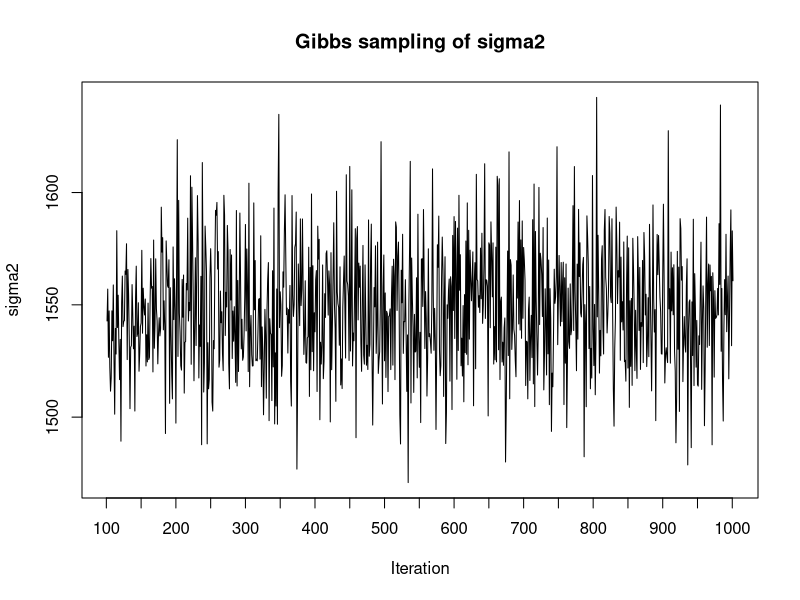
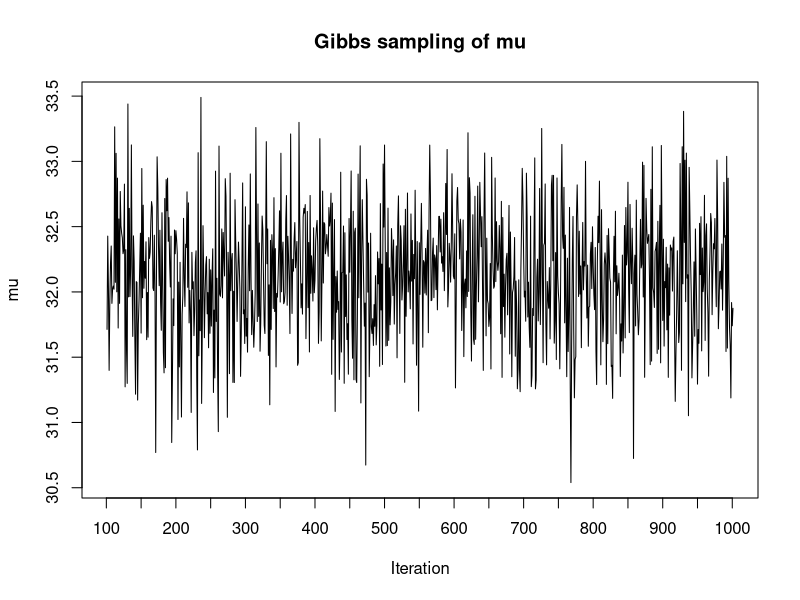
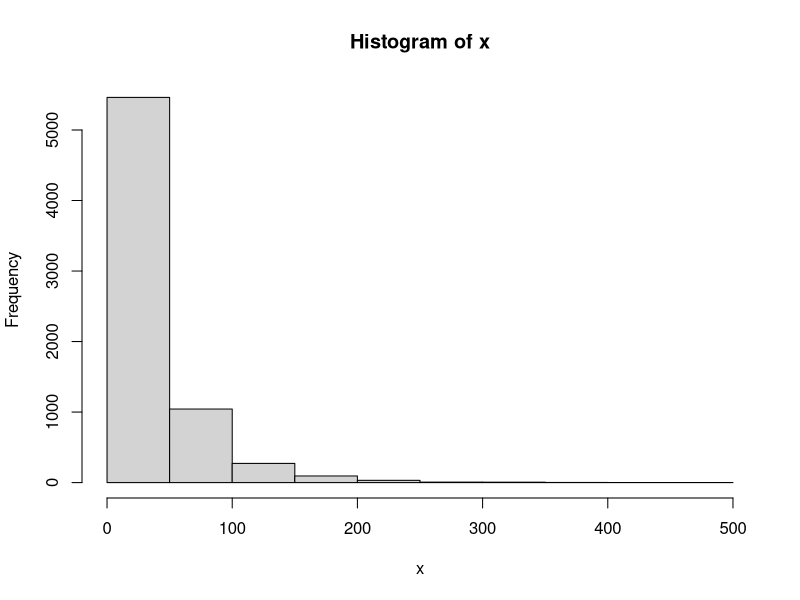

The R script that drew these images, in order: (Note: a time limit stopped this script after it produced the figures.)
#Question 1

rain<-read.table("Rainfall.dat",header=FALSE)
data <- rain

#a) Normal model:
mu0<-0
tau20 <-50
nu0 <-5
sigma20 <-20


gibbs_sampler <- function(iter, data, mu0, tau20, nu0, sigma20){
  N <- nrow(data)
  x_bar <- mean(data$V1)
  nun <- nu0+N
  mu <- rnorm(1,mu0, sqrt(tau20))
  sigma2 <- nu0*sigma20/rchisq(1,nu0)
  results <- matrix(ncol=2,nrow=iter+1)
  results[1,1]<-mu
  results[1,2]<-sigma2
  colnames(results)<-c("mu", "sigma2")
  
  for(i in 1:iter){
    w <- (N/results[i,2])/((N/results[i,2])+(1/tau20))
    mun <- w*x_bar+(1-w)*mu0
    tau2n <- 1/((N/results[i,2])+(1/tau20))
    mu <- rnorm(1,mun, sqrt(tau2n))
    para_n <- (nu0*sigma20+sum((data$V1-mu)^2))/nun
    sigma2 <- nun*para_n/rchisq(1,nun) 
    results[i+1,]<-c(mu, sigma2)
  }
  results
}
burn_in <- 100
n <- 1000
rain_gibbs<-gibbs_sampler(n,rain, mu0, tau20, nu0, sigma20)
rain_gibbs <- as.data.frame(rain_gibbs)

plot(rain_gibbs$sigma2[burn_in:n], xaxt="n",type="l", xlab="Iteration", ylab="sigma2", main ="Gibbs sampling of sigma2")
axis(1, at=seq(0,(n-burn_in), by=50), labels=seq(burn_in,n, by=50))
plot(rain_gibbs$mu[burn_in:n], xaxt="n", type="l", xlab="Iteration", ylab="mu", main ="Gibbs sampling of mu")
axis(1, at=seq(0,(n-burn_in), by=50), labels=seq(burn_in,n, by=50))

post_mu <- mean(rain_gibbs$mu[burn_in:n])
post_sigma2 <- mean(rain_gibbs$sigma2[burn_in:n])


####### b) Mixture normal model

# Data options

rawData <- rain
x <- as.matrix(rawData)

# Model options
nComp <- 2    # Number of mixture components

# Prior options
alpha <- 10*rep(1,nComp) # Dirichlet(alpha)
muPrior <- rep(0,nComp) # Prior mean of mu
tau2Prior <- rep(10,nComp) # Prior std of mu
sigma2_0 <- rep(var(x),nComp) # s20 (best guess of sigma2)
nu0 <- rep(4,nComp) # degrees of freedom for prior on sigma2

# MCMC options
nIter <- 1000 # Number of Gibbs sampling draws

# Plotting options
plotFit <- TRUE
# lineColors <- c("blue", "green", "magenta", 'yellow')
# sleepTime <- 0.1 # Adding sleep time between iterations for plotting
################   END USER INPUT ###############

###### Defining a function that simulates from the 
rScaledInvChi2 <- function(n, df, scale){
  return((df*scale)/rchisq(n,df=df))
}

####### Defining a function that simulates from a Dirichlet distribution
rDirichlet <- function(param){
  nCat <- length(param)
  piDraws <- matrix(NA,nCat,1)
  for (j in 1:nCat){
    piDraws[j] <- rgamma(1,param[j],1)
  }
  piDraws = piDraws/sum(piDraws) # Diving every column of piDraws by the sum of the elements in that column.
  return(piDraws)
}

# Simple function that converts between two different representations of the mixture allocation
S2alloc <- function(S){
  n <- dim(S)[1]
  alloc <- rep(0,n)
  for (i in 1:n){
    alloc[i] <- which(S[i,] == 1)
  }
  return(alloc)
}

# Initial value for the MCMC
nObs <- length(x)
S <- t(rmultinom(nObs, size = 1 , prob = rep(1/nComp,nComp))) # nObs-by-nComp matrix with component allocations.
mu <- quantile(x, probs = seq(0,1,length = nComp))
sigma2 <- rep(var(x),nComp)
probObsInComp <- rep(NA, nComp)

# Setting up the plot
xGrid <- seq(min(x)-1*apply(x,2,sd),max(x)+1*apply(x,2,sd),length = 100)
xGridMin <- min(xGrid)
xGridMax <- max(xGrid)
mixDensMean <- rep(0,length(xGrid))
effIterCount <- 0
ylim <- c(0,2*max(hist(x)$density))


for (k in 1:nIter){
  #message(paste('Iteration number:',k))
  alloc <- S2alloc(S) # Just a function that converts between different representations of the group allocations
  nAlloc <- colSums(S)
  #print(nAlloc)
  # Update components probabilities
  pi <- rDirichlet(alpha + nAlloc)
  
  # Update mu's
  for (j in 1:nComp){
    precPrior <- 1/tau2Prior[j]
    precData <- nAlloc[j]/sigma2[j]
    precPost <- precPrior + precData
    wPrior <- precPrior/precPost
    muPost <- wPrior*muPrior + (1-wPrior)*mean(x[alloc == j])
    tau2Post <- 1/precPost
    mu[j] <- rnorm(1, mean = muPost, sd = sqrt(tau2Post))
  }
  
  # Update sigma2's
  for (j in 1:nComp){
    sigma2[j] <- rScaledInvChi2(1, df = nu0[j] + nAlloc[j], scale = (nu0[j]*sigma2_0[j] + sum((x[alloc == j] - mu[j])^2))/(nu0[j] + nAlloc[j]))
  }
  
  # Update allocation
  for (i in 1:nObs){
    for (j in 1:nComp){
      probObsInComp[j] <- pi[j]*dnorm(x[i], mean = mu[j], sd = sqrt(sigma2[j]))
    }
    S[i,] <- t(rmultinom(1, size = 1 , prob = probObsInComp/sum(probObsInComp)))
  }
  
  # Printing the fitted density against data histogram
   if (plotFit && (k%%1 ==0)){
     effIterCount <- effIterCount + 1
  #   hist(x, breaks = 20, freq = FALSE, xlim = c(xGridMin,xGridMax), main = paste("Iteration number",k), ylim = ylim)
     mixDens <- rep(0,length(xGrid))
  #   components <- c()
  for (j in 1:nComp){
       compDens <- dnorm(xGrid,mu[j],sd = sqrt(sigma2[j]))
       mixDens <- mixDens + pi[j]*compDens
  #     lines(xGrid, compDens, type = "l", lwd = 2, col = lineColors[j])
  #     components[j] <- paste("Component ",j)
  #   }
  mixDensMean <- ((effIterCount-1)*mixDensMean + mixDens)/effIterCount
  #   
  #   lines(xGrid, mixDens, type = "l", lty = 2, lwd = 3, col = 'red')
  #   legend("topleft", box.lty = 1, legend = c("Data histogram",components, 'Mixture'), 
  #          col = c("black",lineColors[1:nComp], 'red'), lwd = 2)
  #   Sys.sleep(sleepTime)
   }
  
   }
  
}

hist(x, breaks = 20, freq = FALSE, xlim = c(xGridMin,xGridMax), main = "Final fitted density")
lines(xGrid, mixDensMean, type = "l", lwd = 2, lty = 4, col = "red")
lines(xGrid, dnorm(xGrid, mean = post_mu, sd = sqrt(post_sigma2)), type = "l", lwd = 2, col = "blue")
legend("topright", box.lty = 1, legend = c("Data histogram","Mixture density","Normal density from a)"), col=c("black","red","blue"), lwd = 2)

#########################    Helper functions    ##############################################
